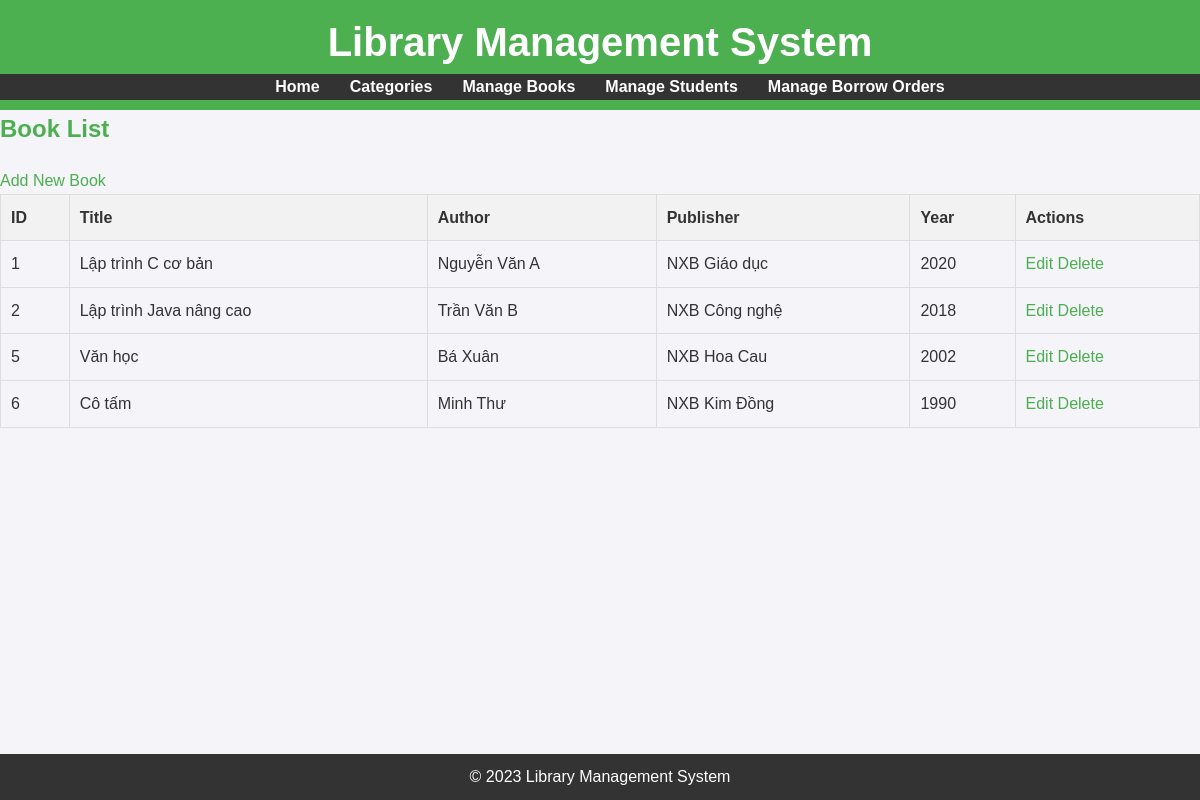
Screenshot of /book/displaybook.php with the database file from the repository.
### tables this page shows
CREATE TABLE `books` (
  `book_id` int NOT NULL,
  `title` varchar(255) NOT NULL,
  `author` varchar(255) NOT NULL,
  `publisher` varchar(255) DEFAULT NULL,
  `publish_year` int DEFAULT NULL,
  `edition` int DEFAULT NULL,
  `price` decimal(10,2) DEFAULT NULL,
  `image` varchar(255) DEFAULT NULL,
  `category_id` int DEFAULT NULL
);

### book/displaybook.php (the view)
<?php
include '../database/database.php';
include '../layout/header.php';
$stmt = $conn->prepare("SELECT * FROM Books");
$stmt->execute();
$books = $stmt->fetchAll(PDO::FETCH_ASSOC);
?>
<h2>Book List</h2>
<a href="addbook.php">Add New Book</a>
<table>
    <tr>
        <th>ID</th>
        <th>Title</th>
        <th>Author</th>
        <th>Publisher</th>
        <th>Year</th>
        <th>Actions</th>
    </tr>
    <?php foreach ($books as $book): ?>
    <tr>
        <td><?php echo $book['book_id']; ?></td>
        <td><?php echo $book['title']; ?></td>
        <td><?php echo $book['author']; ?></td>
        <td><?php echo $book['publisher']; ?></td>
        <td><?php echo $book['publish_year']; ?></td>
        <td>
            <a href="editbook.php?id=<?php echo $book['book_id']; ?>">Edit</a>
            <a href="deletebook.php?id=<?php echo $book['book_id']; ?>">Delete</a>
        </td>
    </tr>
    <?php endforeach; ?>
</table>
<?php include '../layout/footer.php'; ?>

### layout/header.php (shortened to what this page needs)
<!DOCTYPE html>
<html lang="en">
<head>
    <link rel="stylesheet" href="../css/main.css">
</head>
<body>
    <header>
        <h1>Library Management System</h1>
        <nav>
            <ul>
                <li><a href="/index.php">Home</a></li>
                <li><a href="/category/displaycategory.php">Categories</a></li>
                <li><a href="/book/displaybook.php">Manage Books</a></li>
                <li><a href="/student/displaystudent.php">Manage Students</a></li>
                <li><a href="/borroworder/displayborroworder.php">Manage Borrow Orders</a></li>
            </ul>
        </nav>
    </header>

### layout/footer.php
    <footer>
        <p>&copy; 2023 Library Management System</p>
    </footer>
</body>
</html>

### css/main.css (style rules this page uses)
body, h1, h2, ul, li, p { margin: 0; padding: 0; list-style: none; }
body { font-family: Arial, sans-serif; line-height: 1.6; background-color: #f4f4f9; color: #333; }
header { background-color: #4CAF50; color: white; padding: 10px 0; text-align: center; }
header h1 { margin: 0; font-size: 2.5em; }
nav ul { display: flex; justify-content: center; background-color: #333; }
nav ul li { margin: 0 15px; }
nav ul li a { color: white; text-decoration: none; font-weight: bold; }
h2 { margin-bottom: 20px; color: #4CAF50; }
ul { padding-left: 20px; }
ul li { margin-bottom: 10px; }
footer { text-align: center; padding: 10px 0; background-color: #333; color: white; position: fixed; bottom: 0; width: 100%; }
table { width: 100%; border-collapse: collapse; margin-bottom: 20px; }
table, th, td { border: 1px solid #ddd; }
th, td { padding: 10px; text-align: left; }
th { background-color: #f2f2f2; }
a { color: #4CAF50; text-decoration: none; }

### rows the page displays
books: book_id "1", title "Lập trình C cơ bản", author "Nguyễn Văn A", publisher "NXB Giáo dục", publish_year "2020"
books: book_id "2", title "Lập trình Java nâng cao", author "Trần Văn B", publisher "NXB Công nghệ", publish_year "2018"
books: book_id "5", title "Văn học", author "Bá Xuân", publisher "NXB Hoa Cau", publish_year "2002"
books: book_id "6", title "Cô tấm", author "Minh Thư", publisher "NXB Kim Đồng", publish_year "1990"
